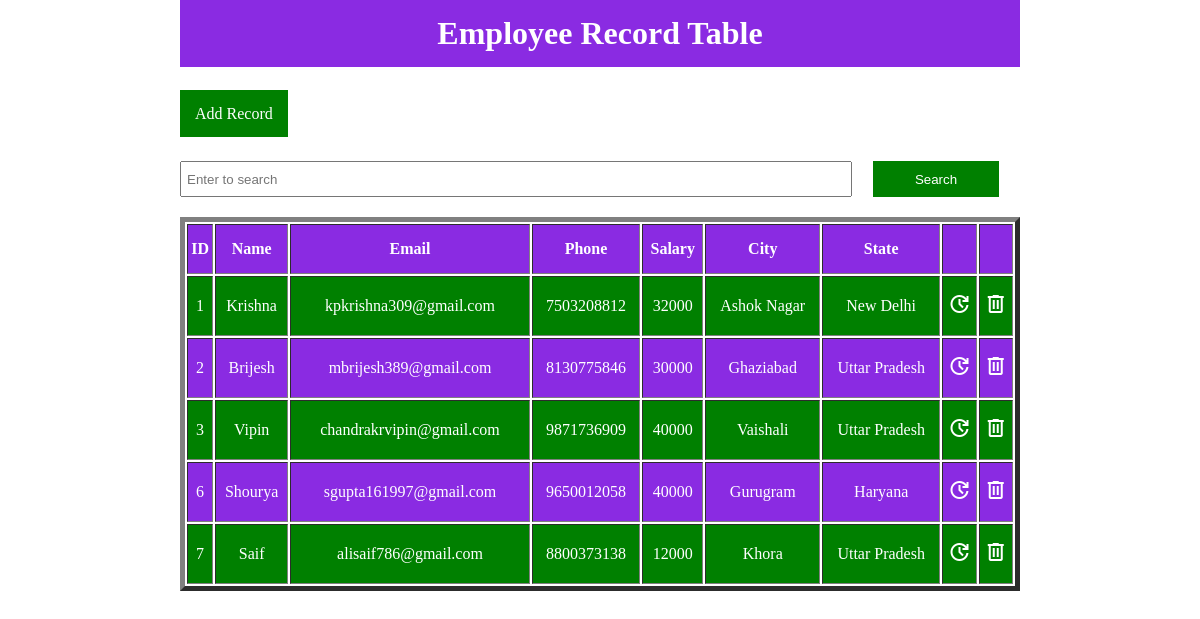
The page / on the database its author committed.
### mainApp/models.py (models this page shows, shortened)
class Employee(models.Model):
    id = models.AutoField(primary_key=True)
    name = models.CharField(max_length=50)
    email = models.EmailField(max_length=100)
    phone = models.CharField(max_length=15)
    sal = models.IntegerField()
    city = models.CharField(max_length=60,default="",null=True,blank=True)
    state = models.CharField(max_length=60,default="",null=True,blank=True)

### mainApp/views.py (the view)
# urls.py: path("",views.home),
def home(Request):
    if (Request.method == "POST"):
        search = Request.POST.get("search")
        data = Employee.objects.filter(Q(name__icontains=search)|Q(email__icontains=search))
    else:
        data = Employee.objects.all()
    return render(Request,"index.html",{'data':data})

### mainApp/templates/index.html (shortened to what this page needs)
{% load static %}
<!DOCTYPE html>
<html lang="en">
<head>
    <link rel="stylesheet" href="{% static 'css/style.css' %}">
</head>
<body>
    <div class="main">
        <div class="center">
            {% block content %}
            <h1>Employee Record Table</h1><br>
            <a id="btn" href="/add/">Add Record</a><br><br/>
            <form method="post" class="search">
                <input type="search" name="search" placeholder="Enter to search">
                <button type="submit">Search</button><br><br>
            </form>
            <table class="table" border="5px" cellpadding="5px">
                <tr>
                    <th>ID</th>
                    <th>Name</th>
                    <th>Email</th>
                    <th>Phone</th>
                    <th>Salary</th>
                    <th>City</th>
                    <th>State</th>
                    <th></th>
                    <th></th>
                </tr>
                {% for i in data %}
                <tr>
                    <td>{{i.id}}</td>
                    <td>{{i.name}}</td>
                    <td>{{i.email}}</td>
                    <td>{{i.phone}}</td>
                    <td>{{i.sal}}</td>
                    <td>{{i.city}}</td>
                    <td>{{i.state}}</td>
                    <td><a href="/update/{{i.id}}"><span class="material-symbols-outlined">Update</span></a></td>
                    <td><a href="#" onclick="fun('{{i.id}}')"><span class="material-symbols-outlined">Delete</span></a></td>
                </tr>
                {% endfor %}
            </table>
            {% endblock %}
        </div>
    </div>
</body>
</html>

### mainApp/static/css/style.css (style rules this page uses)
* { margin: 0; }
.main { width: 100vw; height:100vh; }
.center { width: 70%; margin: auto; }
h1 { background-color:blueviolet; color:white; padding:15px; text-align:center; margin-bottom: 20px; }
#btn { text-decoration:none; background-color:green; color:white; padding:15px; margin-bottom:50px; }
.search { width: 100%; display: flex; justify-content: space-between; margin: 20px 0; }
.search input { width: 80%; padding: 5px; }
.search button { width: 15%; padding: 5px 0; background-color:green; border:none; color:white; }
.table { width: 100% }
tr { background-color: green; color: white; }
tr:nth-child(odd) { background-color: blueviolet; color: white; }
th,td { padding: 15px 0; text-align: center; }
.table a { text-decoration: none; color: white; }

### rows shown on the page
Employee: id "1", name "Krishna", email "kpkrishna309@gmail.com", phone "7503208812", sal "32000", city "Ashok Nagar", state "New Delhi"
Employee: id "2", name "Brijesh", email "mbrijesh389@gmail.com", phone "8130775846", sal "30000", city "Ghaziabad", state "Uttar Pradesh"
Employee: id "3", name "Vipin", email "chandrakrvipin@gmail.com", phone "9871736909", sal "40000", city "Vaishali", state "Uttar Pradesh"
Employee: id "6", name "Shourya", email "sgupta161997@gmail.com", phone "9650012058", sal "40000", city "Gurugram", state "Haryana"
Employee: id "7", name "Saif", email "alisaif786@gmail.com", phone "8800373138", sal "12000", city "Khora", state "Uttar Pradesh"
